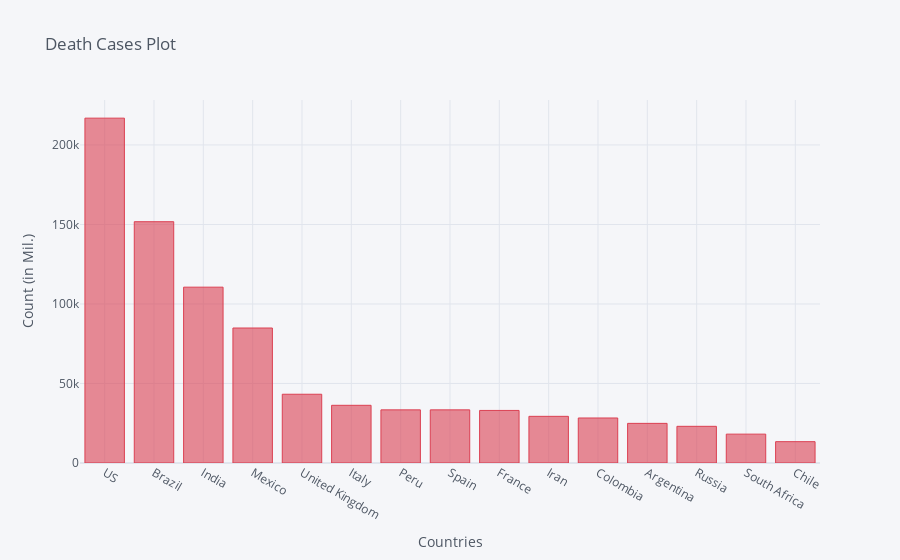

The cell this chart's notebook holds for it:
### Code cell
death_df2_plot.iplot(kind='bar', x='Country/Region', y='10/14/20',color='red',
                    title='Death Cases Plot',xTitle='Countries',yTitle='Count (in Mil.)')

### Figure 1 — Plotly figure (JSON) as saved in the notebook; plotly's stock layout.template omitted (floating-point values rounded to 4 significant figures)
{"data": [{"marker": {"color": "rgba(219, 64, 82, 0.6)", "line": {"color": "rgba(219, 64, 82, 1.0)", "width": 1}}, "name": "10/14/20", "orientation": "v", "text": "", "type": "bar", "x": ["US", "Brazil", "India", "Mexico", "United Kingdom", "Italy", "Peru", "Spain", "France", "Iran", "Colombia", "Argentina", "Russia", "South Africa", "Chile"], "y": [216872, 151747, 110586, 84898, 43245, 36289, 33419, 33413, 33058, 29349, 28306, 24921, 23069, 18151, 13415]}], "layout": {"legend": {"bgcolor": "#F5F6F9", "font": {"color": "#4D5663"}}, "paper_bgcolor": "#F5F6F9", "plot_bgcolor": "#F5F6F9", "title": {"font": {"color": "#4D5663"}, "text": "Death Cases Plot"}, "xaxis": {"gridcolor": "#E1E5ED", "showgrid": true, "tickfont": {"color": "#4D5663"}, "title": {"font": {"color": "#4D5663"}, "text": "Countries"}, "zerolinecolor": "#E1E5ED"}, "yaxis": {"gridcolor": "#E1E5ED", "showgrid": true, "tickfont": {"color": "#4D5663"}, "title": {"font": {"color": "#4D5663"}, "text": "Count (in Mil.)"}, "zerolinecolor": "#E1E5ED"}}}
